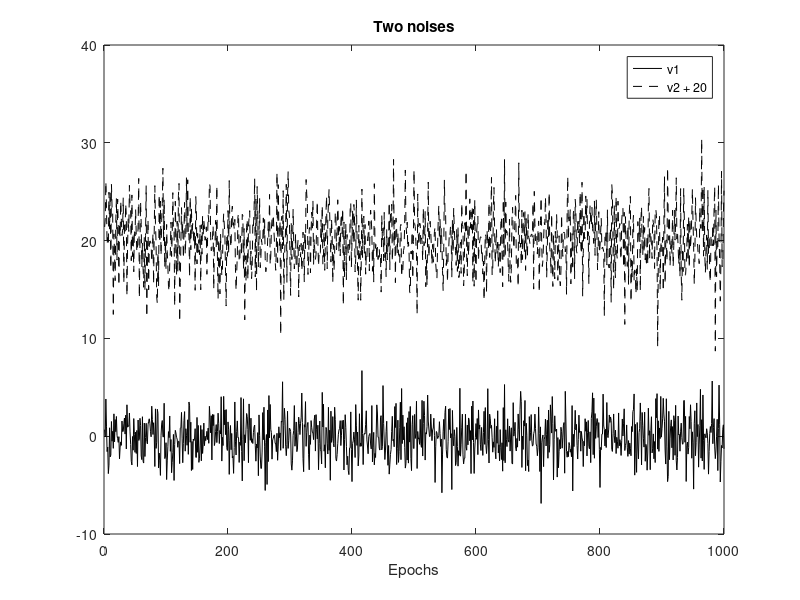
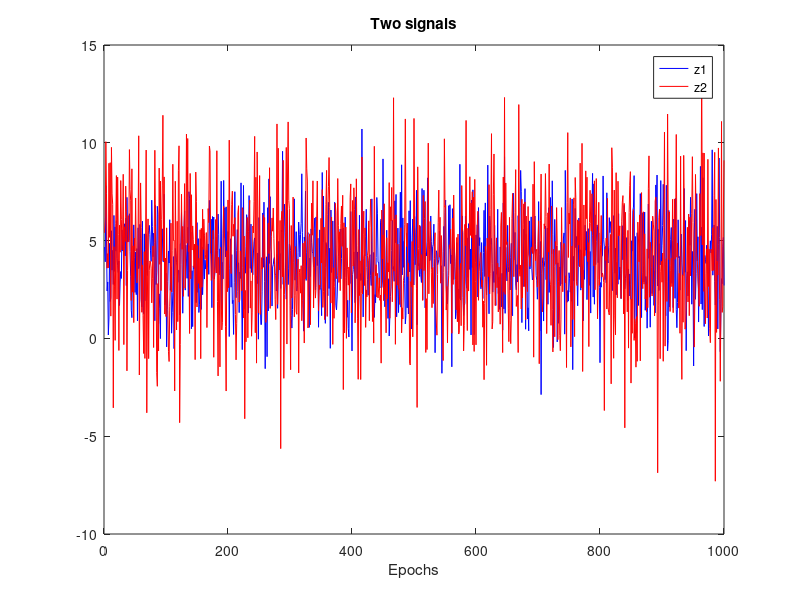
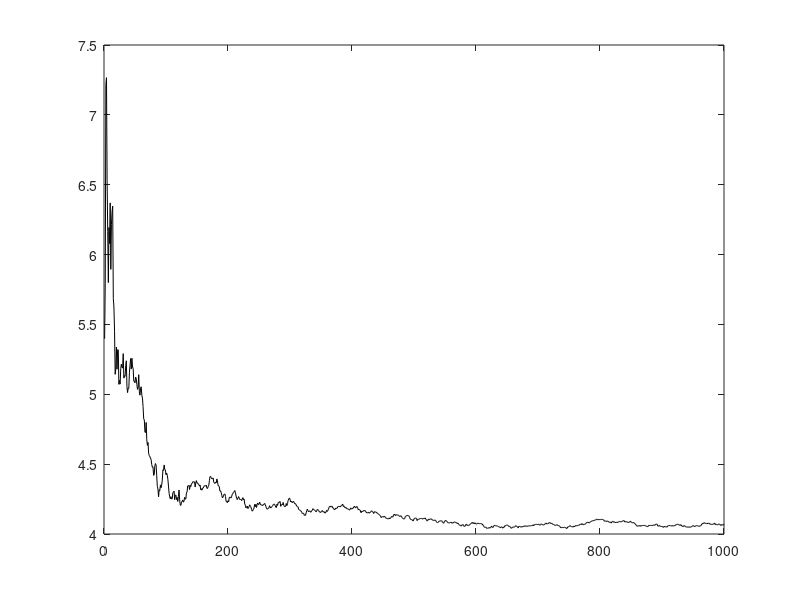

These charts were generated, in order, by the following MATLAB code: (Note: this script raises an error after producing the figures.)
close all; clear;

epochs = 1000;
sig1 = 2;
sig2 = 3;
v1 = sig1 * randn(epochs,1);
v2 = sig2 * randn(epochs,1);

figure
plot(v1,'k')
hold on
plot(v2+20,'--k')
legend("v1", "v2 + 20")
title("Two noises")
xlabel("Epochs")

z1 = 4+v1;
z2 = 4+v2;

figure
plot(z1,'b')
hold on
plot(z2,'r')
legend("z1", "z2")
title("Two signals")
xlabel("Epochs")


batch = mean(z2);
seq = zeros(1000,1);
seq(1) = z2(1);
for n=2:epochs
    seq(n) = (n-1)/n * seq(n-1) + z2(n)/n;
end

figure
plot(seq,'k')
hold on
yline(batch,'--k');
legend("sequential", " batch")
title("two averaging filters")

batchSig = sig2/sqrt(epochs);
t = 1:epochs;
seqSig = sig2./sqrt(t);

figure
plot(seqSig,'k')
hold on
yline(batchSig,'--k'); grid on
legend("Sequential","batch")
title("Std of two averaging filters")